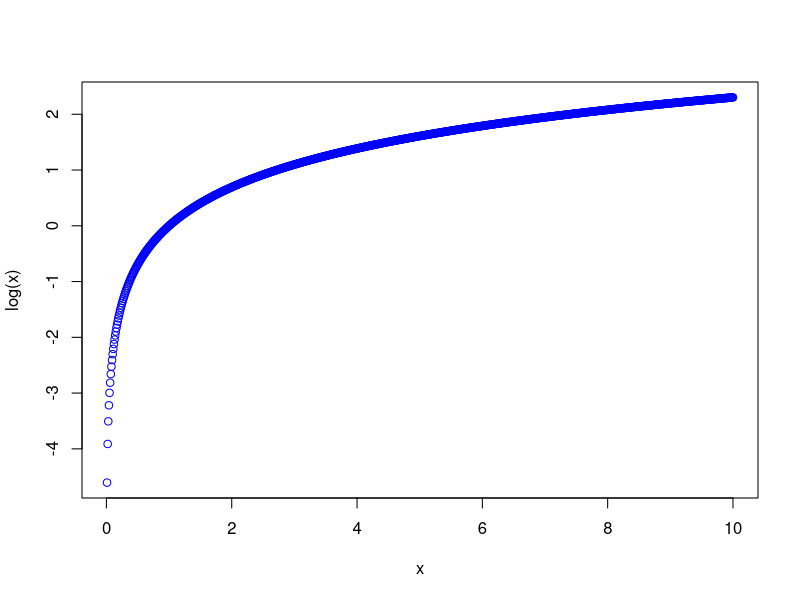
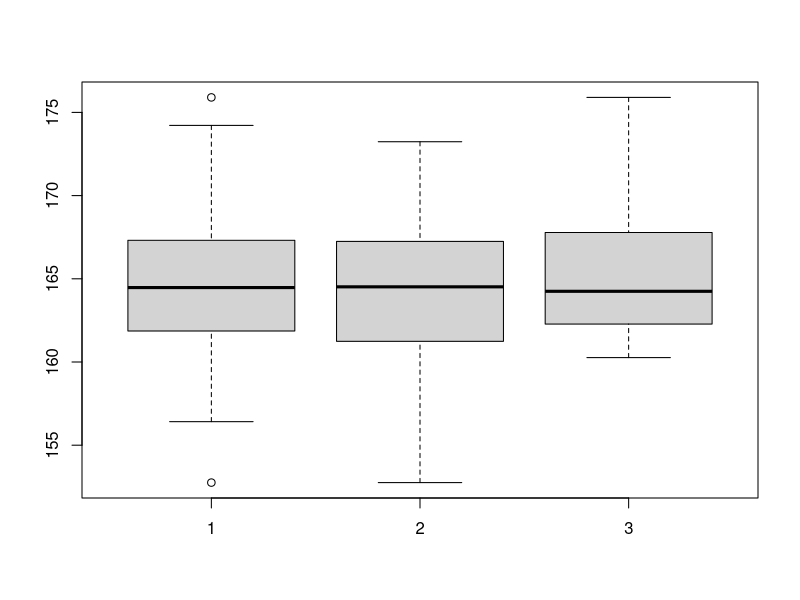

Reproduce these figures in R, in order.
## ---- chunk 1
knitr::opts_chunk$set(echo = TRUE)
## ---- chunk 2
x <- seq(from=0,to=10,by=1)
x
mean(x)
sd(x)
var(x)
## ---- chunk 3
x <- seq(from=0.01,to=10,by=0.01)
length(x)
plot(x,log(x),col='blue')
## ---- chunk 4
x <- c(1,2,3)
x
class(x)
## ---- chunk 5
y <- c(sqrt(2),sqrt(3),sqrt(5))
y
class(y)
## ---- chunk 6
z <- c("pepito","juanito","jorgito")
z
class(z)
## ---- chunk 7
taille <- c(1.88,1.78,1.67,1.55)
taille
sexe <- c('f','h','f','f')
sexe
class(taille)
class(sexe)
bd <- data.frame(taille,sexe)
bd
## ---- chunk 8
x <- rep('pepito',5)
x
y <- c(rep('f',5),rep('h',3))
y
## ---- chunk 9
x <- seq(from=-10,to=10,by=2.5)
x
x<- seq(from=-10,to=10,by=5)
x
x <- seq(from=-100,to=100,by=4)
x
length(x)
## ---- chunk 10
x[20]
x[20:30]
20:30
## ---- chunk 11
pi
exp(1)
## ---- chunk 12
LETTERS
## ---- chunk 13
letters
## ---- chunk 14
month.name
## ---- chunk 15
month.abb
## ---- chunk 16
taille <-c(1.88,NA,1.65,1.92,NA,1.55)
taille
mean(taille,na='TRUE')
sd(taille,na='TRUE')
summary(taille)
is.na(taille)
## ---- chunk 17
sexe <- c(rep('f',25),rep('h',50))
taille<-rnorm(75,165,4)
bd<- data.frame(sexe,taille)
taille.f <- taille [sexe=='f']
taille.f
taille.h <- taille[sexe=="h"]
taille.h
mean(taille)
mean(taille.f)
mean(taille.h)
conditionelle <- sexe[taille<164]
conditionelle
table(conditionelle)/length(taille)*100
boxplot(taille,taille.h,taille.f)
